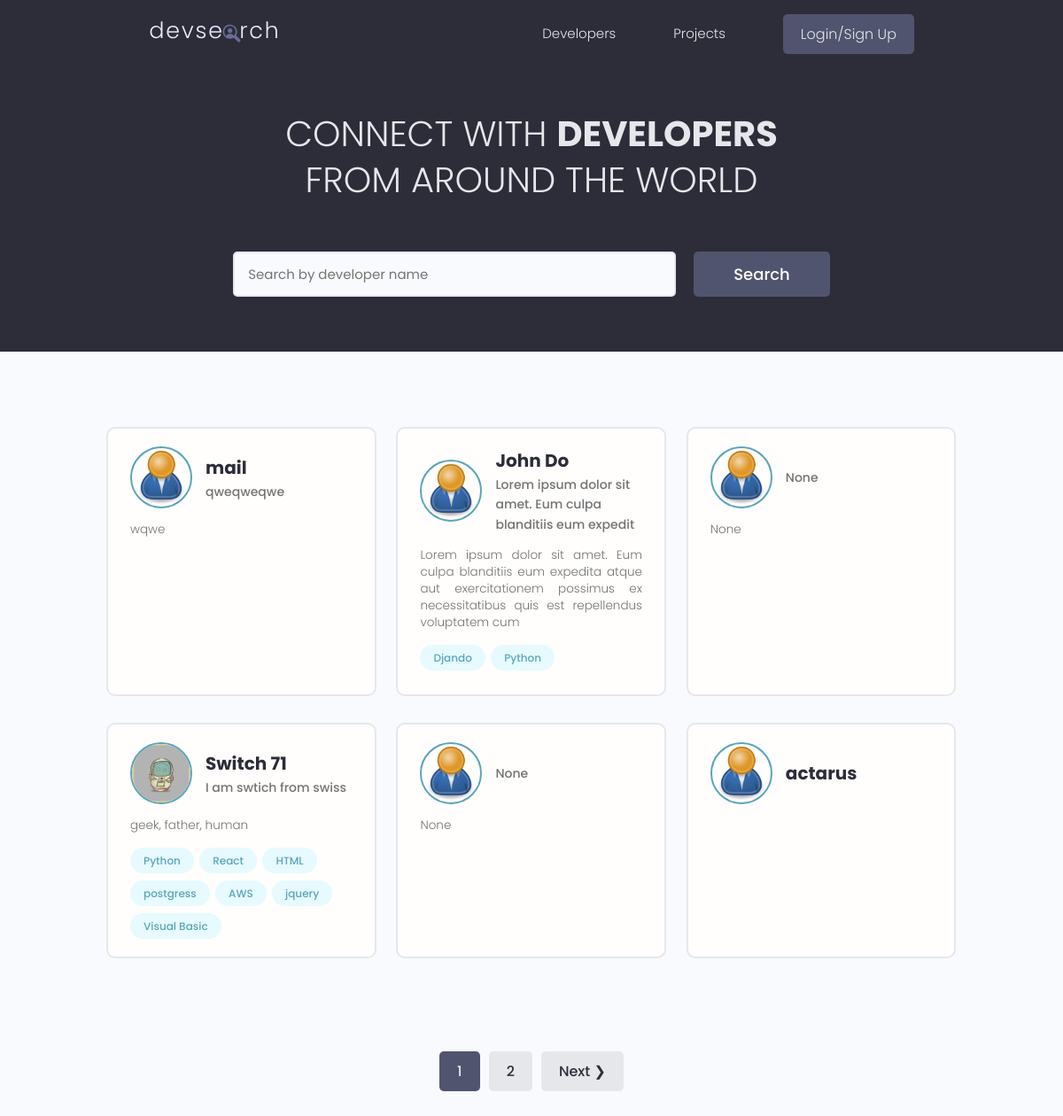
The page / on the database its author committed.
### users/models.py (models this page shows, shortened)
class Profile(models.Model):
    user = models.OneToOneField(User, on_delete=models.CASCADE, null=True, blank=True)
    name = models.CharField(max_length=200, blank=True, null=True)
    username = models.CharField(max_length=200, blank=True, null=True)
    email = models.EmailField(max_length=500, blank=True, null=True)
    location = models.CharField(max_length=200, blank=True, null=True)
    short_intro = models.TextField(max_length=200, blank=True, null=True)
    bio = models.TextField(blank=True, null=True)
    profile_image = models.ImageField(null=True, blank=True, upload_to='profiles/', default="profiles/user-default.png")
    social_github = models.CharField(max_length=200, blank=True, null=True)
    social_twitter = models.CharField(max_length=200, blank=True, null=True)
    social_linkedin = models.CharField(max_length=200, blank=True, null=True)
    social_youtube = models.CharField(max_length=200, blank=True, null=True)
    social_website = models.CharField(max_length=200, blank=True, null=True)
    created = models.DateTimeField(auto_now_add=True)
    id = models.UUIDField(default=uuid.uuid4, unique=True, primary_key=True, editable=False)

class Skill(models.Model):
    owner = models.ForeignKey(
        Profile, null=True, on_delete=models.CASCADE, blank=True)
    name = models.CharField(max_length=200, blank=True, null=True)
    description = models.TextField(blank=True, null=True)
    created = models.DateTimeField(auto_now_add=True)
    id = models.UUIDField(default=uuid.uuid4, unique=True, primary_key=True, editable=False)
    def __str__(self):
        return str(self.name)

### users/views.py (the view)
# urls.py: path('', views.profiles, name="profiles"),
def profiles(request):
    profiles, search_query = searchProfiles(request)
    custom_range, profiles = paginateProfiles(request, profiles, 6)
    context={'profiles':profiles, 'search_query' : search_query, 'custom_range' : custom_range}
    return render(request, 'users/profiles.html',context)

### users/utils.py (called while the page is built)
def paginateProfiles(request, profiles, results):
    page = request.GET.get('page')
    paginator = Paginator(profiles, results)
    try:
        profiles = paginator.page(page)
    except PageNotAnInteger:
        page =1
        profiles = paginator.page(page)
    except EmptyPage:
        page = paginator.num_pages
        profiles = paginator.page(page)
    leftIndex = (int(page) - 4)
    if leftIndex < 1 :
        leftIndex = 1
    rightIndex= (int(page) + 5)
    if rightIndex > paginator.num_pages:
        rightIndex = paginator.num_pages + 1
    custom_range = range(leftIndex,rightIndex)
    return custom_range, profiles

def searchProfiles(request):
    search_query = ''
    if request.GET.get('search_query'):
        search_query = request.GET.get('search_query')
    skills = Skill.objects.filter(name__iexact=search_query)
    profiles = Profile.objects.distinct().filter(
        Q(name__icontains=search_query) |
        Q(short_intro__icontains=search_query) |
        Q(skill__in=skills)
        )
    return profiles, search_query

### users/templates/users/profiles.html (shortened to what this page needs)
{% extends 'main.html' %}
{% block content %}
  <main class="home">
    <section class="hero-section text-center">
      <div class="container container--narrow">
        <div class="hero-section__box">
          <h2>CONNECT WITH <span>DEVELOPERS</span></h2>
          <h2>FROM AROUND THE WORLD</h2>
        </div>
        <div class="hero-section__search">
          <form id='searchForm' class="form" action="{% url 'profiles' %}" method="get">
            <div class="form__field">
              <input class="input input--text" id="formInput#search" type="text" name="search_query" value="{{search_query}}" placeholder="Search by developer name" />
            </div>
            <input class="btn btn--sub btn--lg" type="submit" value="Search" />
          </form>
        </div>
      </div>
    </section>
    <section class="devlist">
      <div class="container">
        <div class="grid grid--three">
            {% for profile in profiles %}
          <div class="column card">
            <div class="dev">
              <a href="{% url 'user-profile' profile.id %}" class="card__body">
                <div class="dev__profile">
                  <img class="avatar avatar--md" src="{{profile.profile_image.url}}" alt="image" />
                  <div class="dev__meta">
                    <h3>{{profile.name}}</h3>
                    <h5>{{profile.short_intro|slice:"60"}}</h5>
                  </div>
                </div>
                <p class="dev__info">{{profile.bio|slice:"150"}}</p>
                <div class="dev__skills">
                    {% for skill in profile.skill_set.all %}
                  <span class="tag tag--pill tag--main">
                    <small>{{skill}}</small>
                  </span>
                    {% endfor %}
                </div>
              </a>
            </div>
          </div>
            {% endfor %}
        </div>
      </div>
    </section>
{% include 'pagination.html' with queryset=profiles custom_range=custom_range %}
  </main>
{% endblock content %}

### static/styles/app.css (style rules this page uses)
:root { --color-sub: #2d2d39; }
.btn--sub { background-color: var(--color-sub-light); }
.card { border: 2px solid var(--color-light); }
img { width: 100%; }
.hero-section { height: 40vh; display: flex; align-items: center; background-color: var(--color-sub); }
.hero-section__box { margin-bottom: 4rem; }
.hero-section__box > h2, .hero-section__box > h2 > span { font-size: 4rem; color: var(--color-light); line-height: 1.3; text-transform: uppercase; }
.hero-section__box > h2 { font-weight: 300; }
.hero-section__box > h2 > span { font-weight: 700; }
.hero-section__search > .form { display: flex; align-items: center; justify-content: center; gap: 2rem; }
.hero-section__search > .form input.input--text { width: 50rem; }
.devlist { margin-top: 8rem; }
.devlist .grid { align-items: stretch; }
.devlist .dev .dev__profile { display: flex; align-items: center; gap: 1.5rem; }
.devlist .dev .dev__meta h3 { color: var(--color-sub); font-size: 2rem; font-weight: 700; }
.devlist .dev .dev__meta h5 { color: var(--color-text); font-size: 1.4rem; font-weight: 500; }
.devlist .dev .dev__info { margin: 1.5rem 0; font-size: 1.35rem; line-height: 1.4; text-align: justify; }

### static/uikit/styles/modules/_variables.css (style rules this page uses)
:root { --color-main: #5aa5b9; --color-main-light: #e6faff; --color-sub: #3f4156; --color-sub-light: #51546e; --color-sub-lighter: #ededfd; --color-text: #737373; --color-gray: #8b8b8b; --color-light: #e5e7eb; --color-light-gray: #767676; --color-bg: #f8fafd; --color-white: #fffefd; --color-white-light: #f3f3f3; --color-success: #359e64; --color-success-bg: #def8e8; --color-error: #fc4b0b; --color-error-bg: #fff2ee; --font-base: 'Poppins', arial, helvetica, 'Segoe UI', roboto, ubuntu, sans-serif; --font-monospace: 'Fira Code', 'Courier New', courier, monospace; --font-regular: 300; --font-medium: 500; --font-bold: 700; --generic-shadow: 1px 1px 5px #00000010; --generic-transition: all 0.3s ease-in-out; }

### static/uikit/styles/modules/_base.css (style rules this page uses)
* { margin: 0; padding: 0; box-sizing: border-box; text-rendering: optimizeLegibility; color: inherit; font-size: inherit; }
html { font-size: 50%; }
@media only screen and (min-width: 480px) { html { font-size: 56.25%; } }
@media only screen and (min-width: 1200px) { html { font-size: 62.5%; } }
body { line-height: 1.6; font-weight: 400; font-size: 1.5rem; color: var(--color-text); background-color: var(--color-bg); min-height: 100vh; }

### static/uikit/styles/modules/_typography.css (style rules this page uses)
* { font-family: var(--font-base); }
h2 { font-size: 3.6rem; font-weight: var(--font-bold); }
h3 { font-size: 3.2rem; font-weight: var(--font-medium); }
h5 { font-size: 2.4rem; font-weight: var(--font-medium); }
h5, h6 { font-weight: var(--font-regular); }
p, span, strong { font-size: 1.6rem; color: var(--color-text); font-weight: var(--font-regular); }
a { padding-bottom: 2px; text-decoration: none; display: inline-block; color: var(--color-main); font-weight: var(--font-medium); }

### static/uikit/styles/modules/_utilities.css (style rules this page uses)
.container { width: 92%; max-width: 165rem; margin: 0 auto; box-sizing: border-box; }
.container--narrow { width: 92%; max-width: 120rem; }
@media screen and (min-width: 1000px) { .container { width: 90%; } }
@media screen and (min-width: 1000px) { .container--narrow { width: 85%; } }
@media screen and (min-width: 1200px) { .container { width: 80%; } }
@media screen and (min-width: 1200px) { .container--narrow { width: 72%; } }
.text-center { text-align: center; }

### static/uikit/styles/modules/_avatar.css (style rules this page uses)
.avatar { border-radius: 50%; border: 2px solid var(--color-main); object-fit: cover; }
.avatar--md { height: 7rem; width: 7rem; }

### static/uikit/styles/modules/_button.css (style rules this page uses)
.btn { display: inline-block; position: relative; cursor: pointer; background-color: var(--color-light); font-weight: var(--font-medium); color: var(--color-sub); text-decoration: none; padding: 1rem 2rem; border-radius: 0.5rem; border: none; width: -webkit-fit-content; width: -moz-fit-content; width: fit-content; height: -webkit-fit-content; height: -moz-fit-content; height: fit-content; font-size: 1.6rem; outline-width: 0; outline-color: transparent; -webkit-backface-visibility: hidden; backface-visibility: hidden; transition: all 0.3s ease-in-out; }
.btn--sub { background-color: var(--color-sub); color: var(--color-white); }
.btn--lg { font-size: 1.8rem; padding: 1.2rem 4.5rem; }

### static/uikit/styles/modules/_card.css (style rules this page uses)
.card { border-radius: 1rem; background-color: var(--color-white); border: 1.5px solid var(--color-light); width: auto; height: auto; margin-top: 0.5rem; margin-bottom: 0.5rem; overflow: hidden; }
.card__body, .card__header { padding: 2rem 2.5rem; }

### rows shown on the page
Profile: profile_image (placeholder picture), name "mail", short_intro "qweqweqwe", bio "wqwe"
Profile: profile_image (placeholder picture), name "John Do", short_intro "Lorem ipsum dolor sit amet. Eum culpa blanditiis eum expedit", bio "Lorem ipsum dolor sit amet. Eum culpa blanditiis eum expedita atque aut exercitationem possimus ex necessitatibus quis est repellendus voluptatem cum"
Skill: name "Djando"
Skill: name "Python"
Profile: profile_image (placeholder picture), short_intro "None", bio "None"
Profile: profile_image (picture), name "Switch 71", short_intro "I am swtich from swiss", bio "geek, father, human"
Skill: name "Python"
Skill: name "React"
Skill: name "HTML"
Skill: name "postgress"
Skill: name "AWS"
Skill: name "jquery"
Skill: name "Visual Basic"
Profile: profile_image (placeholder picture), short_intro "None", bio "None"
Profile: profile_image (placeholder picture), name "actarus"

### other values the page prints
{{ page }} "1"
{{ page }} "2"
